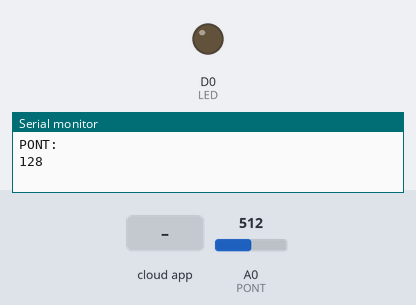
Bench run of a sketch on a simulated ESP8266 (NodeMCU). Parts: output pins drawn as LEDs (lit = HIGH), the last lines printed to the serial monitor. Inputs (shaded band) come from the test bench; at power-on: A0 (PONT) = 512.

Above: at 2.7 s.
2.8 s: the phone or cloud app sets 0 to 0
At 4.7 s:
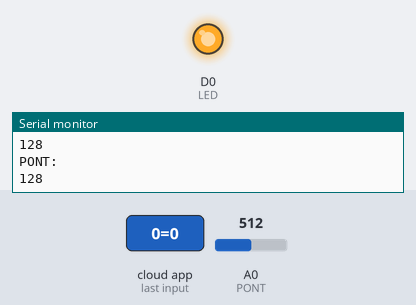
5.0 s: the phone or cloud app sets 0 to 1
At 6.3 s:
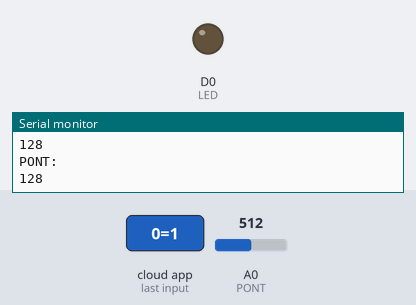
Timing chart, 0 to 8.0 s (numbered marks = the images above; inputs shaded):
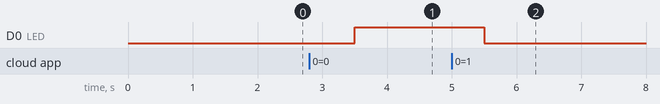

The sketch:

cayenne.ino
```cpp
// #include <ESP8266WiFi.h>


// #include "CayenneWiFiClient.h"
#include <CayenneMQTTESP8266.h>
// #include <CayenneWiFi.h>

#define CAYENE_DEBUG
#define CAYENE_PRINT Serial

char ssid[] = "mesto5";
char password[] = "mediumwell";

char username[] = "0dc15960-34f0-11e7-8bd2-af7268e693eb";
char mqtt_pass[] = "909f31f3020866622d2c6d39e01ea2175c4f610e";
char client_id[] = "7188de00-34f0-11e7-954c-2d919f264eb4";
long previousMillis = 0;
long interval = 1000;
#define LED     D0        // Led in NodeMCU at pin GPIO16 (D0).
#define PONT    A0        // Led in NodeMCU at pin GPIO16 (D0).

char token[] = "74ytaov8jz";
// Your network name and password.
// char ssid[] = "NetworkSSID";
// char password[] = "NetworkPassword";

// void setup()
// {
// 	// Serial.begin(9600);
// 	// Cayenne.begin(token, ssid, password);

// 	Serial.begin(9600);
// 	Cayenne.begin(username, mqtt_pass, client_id, ssid, password);
// 	// Cayenne.begin(token, ssid, password);
//   // Cayenne.begin(username, mqtt_pass, client_id, ssid, password);
//   pinMode(LED, OUTPUT);
//   pinMode(PONT, INPUT);
// }

// void loop()
// {
// 	// Cayenne.run();
// 	Cayenne.loop();
// }

void setup() {
  Serial.begin(9600);
  Cayenne.begin(username, mqtt_pass, client_id, ssid, password);
  pinMode(LED, OUTPUT);
  pinMode(PONT, INPUT);
}

void loop() {
  int x;
  x = analogRead(PONT) / 4;


  Cayenne.loop();
  // if (millis() - previousMillis > interval) {
    Serial.println("PONT: ");
    Serial.println(x);
    Cayenne.virtualWrite(1, x, TYPE_TEMPERATURE, UNIT_FAHRENHEIT);
  // }
  // digitalWrite(LED_BUILTIN, HIGH);   // turn the LED on (HIGH is the voltage level)
  // delay(1000);                       // wait for a second
  // digitalWrite(LED_BUILTIN, LOW);    // turn the LED off by making the voltage LOW
  // delay(1000);                       // wait for a second
}

CAYENNE_IN(0) {
  digitalWrite(LED, !getValue.asInt());
}
```

Measured:
- after the input at 2.8 s, D0 (LED): LOW → HIGH after 0.70 s
- after the input at 5.0 s, D0 (LED): HIGH → LOW after 0.50 s
